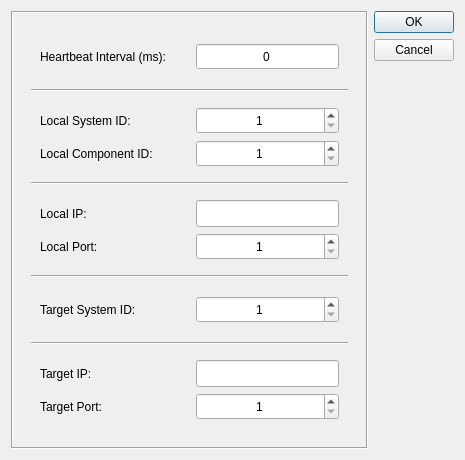
<?xml version="1.0" encoding="UTF-8"?>
<ui version="4.0">
 <class>CommsOptionsMavsdkDialog</class>
 <widget class="QDialog" name="CommsOptionsMavsdkDialog">
  <property name="geometry">
   <rect>
    <x>0</x>
    <y>0</y>
    <width>465</width>
    <height>460</height>
   </rect>
  </property>
  <property name="minimumSize">
   <size>
    <width>465</width>
    <height>460</height>
   </size>
  </property>
  <property name="maximumSize">
   <size>
    <width>465</width>
    <height>460</height>
   </size>
  </property>
  <property name="windowTitle">
   <string>Robotic System Communication Options</string>
  </property>
  <layout class="QHBoxLayout" name="horizontalLayout_9">
   <item>
    <layout class="QHBoxLayout" name="horizontalLayout_8">
     <item>
      <widget class="QFrame" name="frame">
       <property name="frameShape">
        <enum>QFrame::Box</enum>
       </property>
       <property name="frameShadow">
        <enum>QFrame::Sunken</enum>
       </property>
       <layout class="QVBoxLayout" name="verticalLayout_6">
        <item>
         <widget class="QWidget" name="widget_4" native="true">
          <property name="minimumSize">
           <size>
            <width>320</width>
            <height>320</height>
           </size>
          </property>
          <layout class="QVBoxLayout" name="verticalLayout_4">
           <item>
            <widget class="QWidget" name="temporizationWidget" native="true">
             <layout class="QHBoxLayout" name="horizontalLayout_10">
              <item>
               <widget class="QLabel" name="label_4">
                <property name="minimumSize">
                 <size>
                  <width>150</width>
                  <height>27</height>
                 </size>
                </property>
                <property name="maximumSize">
                 <size>
                  <width>160</width>
                  <height>27</height>
                 </size>
                </property>
                <property name="text">
                 <string>Heartbeat Interval (ms):</string>
                </property>
               </widget>
              </item>
              <item>
               <widget class="QSpinBox" name="heartbeatSB">
                <property name="sizePolicy">
                 <sizepolicy hsizetype="Expanding" vsizetype="Fixed">
                  <horstretch>0</horstretch>
                  <verstretch>0</verstretch>
                 </sizepolicy>
                </property>
                <property name="minimumSize">
                 <size>
                  <width>100</width>
                  <height>27</height>
                 </size>
                </property>
                <property name="maximumSize">
                 <size>
                  <width>16777215</width>
                  <height>27</height>
                 </size>
                </property>
                <property name="alignment">
                 <set>Qt::AlignCenter</set>
                </property>
                <property name="readOnly">
                 <bool>true</bool>
                </property>
                <property name="buttonSymbols">
                 <enum>QAbstractSpinBox::NoButtons</enum>
                </property>
                <property name="maximum">
                 <number>10000</number>
                </property>
               </widget>
              </item>
             </layout>
            </widget>
           </item>
           <item>
            <widget class="Line" name="line_4">
             <property name="orientation">
              <enum>Qt::Horizontal</enum>
             </property>
            </widget>
           </item>
           <item>
            <widget class="QWidget" name="localIdWidget" native="true">
             <layout class="QVBoxLayout" name="verticalLayout">
              <item>
               <layout class="QHBoxLayout" name="horizontalLayout_2">
                <item>
                 <widget class="QLabel" name="label_2">
                  <property name="minimumSize">
                   <size>
                    <width>150</width>
                    <height>27</height>
                   </size>
                  </property>
                  <property name="maximumSize">
                   <size>
                    <width>160</width>
                    <height>27</height>
                   </size>
                  </property>
                  <property name="text">
                   <string>Local System ID:</string>
                  </property>
                 </widget>
                </item>
                <item>
                 <widget class="QSpinBox" name="localSystemIdSB">
                  <property name="sizePolicy">
                   <sizepolicy hsizetype="Expanding" vsizetype="Fixed">
                    <horstretch>0</horstretch>
                    <verstretch>0</verstretch>
                   </sizepolicy>
                  </property>
                  <property name="minimumSize">
                   <size>
                    <width>100</width>
                    <height>27</height>
                   </size>
                  </property>
                  <property name="maximumSize">
                   <size>
                    <width>16777215</width>
                    <height>27</height>
                   </size>
                  </property>
                  <property name="alignment">
                   <set>Qt::AlignCenter</set>
                  </property>
                  <property name="minimum">
                   <number>1</number>
                  </property>
                  <property name="maximum">
                   <number>10000</number>
                  </property>
                  <property name="value">
                   <number>1</number>
                  </property>
                 </widget>
                </item>
               </layout>
              </item>
              <item>
               <layout class="QHBoxLayout" name="horizontalLayout_3">
                <item>
                 <widget class="QLabel" name="label_3">
                  <property name="minimumSize">
                   <size>
                    <width>150</width>
                    <height>27</height>
                   </size>
                  </property>
                  <property name="maximumSize">
                   <size>
                    <width>160</width>
                    <height>27</height>
                   </size>
                  </property>
                  <property name="text">
                   <string>Local Component ID:</string>
                  </property>
                 </widget>
                </item>
                <item>
                 <widget class="QSpinBox" name="localComponentIdSB">
                  <property name="sizePolicy">
                   <sizepolicy hsizetype="Expanding" vsizetype="Fixed">
                    <horstretch>0</horstretch>
                    <verstretch>0</verstretch>
                   </sizepolicy>
                  </property>
                  <property name="minimumSize">
                   <size>
                    <width>100</width>
                    <height>27</height>
                   </size>
                  </property>
                  <property name="maximumSize">
                   <size>
                    <width>16777215</width>
                    <height>27</height>
                   </size>
                  </property>
                  <property name="alignment">
                   <set>Qt::AlignCenter</set>
                  </property>
                  <property name="minimum">
                   <number>1</number>
                  </property>
                  <property name="maximum">
                   <number>10000</number>
                  </property>
                  <property name="value">
                   <number>1</number>
                  </property>
                 </widget>
                </item>
               </layout>
              </item>
             </layout>
            </widget>
           </item>
           <item>
            <widget class="Line" name="line">
             <property name="orientation">
              <enum>Qt::Horizontal</enum>
             </property>
            </widget>
           </item>
           <item>
            <widget class="QWidget" name="localConfigWidget" native="true">
             <layout class="QVBoxLayout" name="verticalLayout_2">
              <item>
               <layout class="QHBoxLayout" name="horizontalLayout_4">
                <item>
                 <widget class="QLabel" name="label_5">
                  <property name="minimumSize">
                   <size>
                    <width>150</width>
                    <height>27</height>
                   </size>
                  </property>
                  <property name="maximumSize">
                   <size>
                    <width>160</width>
                    <height>27</height>
                   </size>
                  </property>
                  <property name="text">
                   <string>Local IP:</string>
                  </property>
                 </widget>
                </item>
                <item>
                 <widget class="QLineEdit" name="localIpLE">
                  <property name="minimumSize">
                   <size>
                    <width>100</width>
                    <height>27</height>
                   </size>
                  </property>
                  <property name="maximumSize">
                   <size>
                    <width>16777215</width>
                    <height>27</height>
                   </size>
                  </property>
                  <property name="text">
                   <string/>
                  </property>
                  <property name="alignment">
                   <set>Qt::AlignCenter</set>
                  </property>
                 </widget>
                </item>
               </layout>
              </item>
              <item>
               <layout class="QHBoxLayout" name="horizontalLayout_5">
                <item>
                 <widget class="QLabel" name="label_6">
                  <property name="minimumSize">
                   <size>
                    <width>150</width>
                    <height>27</height>
                   </size>
                  </property>
                  <property name="maximumSize">
                   <size>
                    <width>160</width>
                    <height>27</height>
                   </size>
                  </property>
                  <property name="text">
                   <string>Local Port:</string>
                  </property>
                 </widget>
                </item>
                <item>
                 <widget class="QSpinBox" name="localPortSB">
                  <property name="sizePolicy">
                   <sizepolicy hsizetype="Expanding" vsizetype="Fixed">
                    <horstretch>0</horstretch>
                    <verstretch>0</verstretch>
                   </sizepolicy>
                  </property>
                  <property name="minimumSize">
                   <size>
                    <width>100</width>
                    <height>27</height>
                   </size>
                  </property>
                  <property name="maximumSize">
                   <size>
                    <width>16777215</width>
                    <height>27</height>
                   </size>
                  </property>
                  <property name="alignment">
                   <set>Qt::AlignCenter</set>
                  </property>
                  <property name="minimum">
                   <number>1</number>
                  </property>
                  <property name="maximum">
                   <number>100000</number>
                  </property>
                  <property name="value">
                   <number>1</number>
                  </property>
                 </widget>
                </item>
               </layout>
              </item>
             </layout>
            </widget>
           </item>
           <item>
            <widget class="Line" name="line_3">
             <property name="orientation">
              <enum>Qt::Horizontal</enum>
             </property>
            </widget>
           </item>
           <item>
            <widget class="QWidget" name="targetSystemIdWidget" native="true">
             <layout class="QVBoxLayout" name="verticalLayout_5">
              <item>
               <layout class="QHBoxLayout" name="horizontalLayout_7">
                <item>
                 <widget class="QLabel" name="label">
                  <property name="minimumSize">
                   <size>
                    <width>150</width>
                    <height>27</height>
                   </size>
                  </property>
                  <property name="maximumSize">
                   <size>
                    <width>160</width>
                    <height>27</height>
                   </size>
                  </property>
                  <property name="text">
                   <string>Target System ID:</string>
                  </property>
                 </widget>
                </item>
                <item>
                 <widget class="QSpinBox" name="targetSystemIdSB">
                  <property name="sizePolicy">
                   <sizepolicy hsizetype="Expanding" vsizetype="Fixed">
                    <horstretch>0</horstretch>
                    <verstretch>0</verstretch>
                   </sizepolicy>
                  </property>
                  <property name="minimumSize">
                   <size>
                    <width>100</width>
                    <height>27</height>
                   </size>
                  </property>
                  <property name="maximumSize">
                   <size>
                    <width>16777215</width>
                    <height>27</height>
                   </size>
                  </property>
                  <property name="alignment">
                   <set>Qt::AlignCenter</set>
                  </property>
                  <property name="minimum">
                   <number>1</number>
                  </property>
                  <property name="maximum">
                   <number>10000</number>
                  </property>
                  <property name="value">
                   <number>1</number>
                  </property>
                 </widget>
                </item>
               </layout>
              </item>
             </layout>
            </widget>
           </item>
           <item>
            <widget class="Line" name="line_2">
             <property name="orientation">
              <enum>Qt::Horizontal</enum>
             </property>
            </widget>
           </item>
           <item>
            <widget class="QWidget" name="targetConfigWidget" native="true">
             <layout class="QVBoxLayout" name="verticalLayout_3">
              <item>
               <layout class="QHBoxLayout" name="horizontalLayout_6">
                <item>
                 <widget class="QLabel" name="label_10">
                  <property name="minimumSize">
                   <size>
                    <width>150</width>
                    <height>27</height>
                   </size>
                  </property>
                  <property name="maximumSize">
                   <size>
                    <width>160</width>
                    <height>27</height>
                   </size>
                  </property>
                  <property name="text">
                   <string>Target IP:</string>
                  </property>
                 </widget>
                </item>
                <item>
                 <widget class="QLineEdit" name="targetIpLE">
                  <property name="minimumSize">
                   <size>
                    <width>100</width>
                    <height>27</height>
                   </size>
                  </property>
                  <property name="maximumSize">
                   <size>
                    <width>16777215</width>
                    <height>27</height>
                   </size>
                  </property>
                  <property name="text">
                   <string/>
                  </property>
                  <property name="alignment">
                   <set>Qt::AlignCenter</set>
                  </property>
                 </widget>
                </item>
               </layout>
              </item>
              <item>
               <layout class="QHBoxLayout" name="horizontalLayout">
                <item>
                 <widget class="QLabel" name="label_12">
                  <property name="minimumSize">
                   <size>
                    <width>150</width>
                    <height>27</height>
                   </size>
                  </property>
                  <property name="maximumSize">
                   <size>
                    <width>160</width>
                    <height>27</height>
                   </size>
                  </property>
                  <property name="text">
                   <string>Target Port:</string>
                  </property>
                 </widget>
                </item>
                <item>
                 <widget class="QSpinBox" name="targetPortSB">
                  <property name="sizePolicy">
                   <sizepolicy hsizetype="Expanding" vsizetype="Fixed">
                    <horstretch>0</horstretch>
                    <verstretch>0</verstretch>
                   </sizepolicy>
                  </property>
                  <property name="minimumSize">
                   <size>
                    <width>100</width>
                    <height>27</height>
                   </size>
                  </property>
                  <property name="maximumSize">
                   <size>
                    <width>16777215</width>
                    <height>27</height>
                   </size>
                  </property>
                  <property name="alignment">
                   <set>Qt::AlignCenter</set>
                  </property>
                  <property name="minimum">
                   <number>1</number>
                  </property>
                  <property name="maximum">
                   <number>100000</number>
                  </property>
                  <property name="value">
                   <number>1</number>
                  </property>
                 </widget>
                </item>
               </layout>
              </item>
             </layout>
            </widget>
           </item>
          </layout>
         </widget>
        </item>
       </layout>
      </widget>
     </item>
     <item>
      <widget class="QDialogButtonBox" name="buttonBox">
       <property name="orientation">
        <enum>Qt::Vertical</enum>
       </property>
       <property name="standardButtons">
        <set>QDialogButtonBox::Cancel|QDialogButtonBox::Ok</set>
       </property>
      </widget>
     </item>
    </layout>
   </item>
  </layout>
 </widget>
 <resources/>
 <connections>
  <connection>
   <sender>buttonBox</sender>
   <signal>accepted()</signal>
   <receiver>CommsOptionsMavsdkDialog</receiver>
   <slot>accept()</slot>
   <hints>
    <hint type="sourcelabel">
     <x>444</x>
     <y>58</y>
    </hint>
    <hint type="destinationlabel">
     <x>184</x>
     <y>49</y>
    </hint>
   </hints>
  </connection>
  <connection>
   <sender>buttonBox</sender>
   <signal>rejected()</signal>
   <receiver>CommsOptionsMavsdkDialog</receiver>
   <slot>reject()</slot>
   <hints>
    <hint type="sourcelabel">
     <x>444</x>
     <y>58</y>
    </hint>
    <hint type="destinationlabel">
     <x>184</x>
     <y>49</y>
    </hint>
   </hints>
  </connection>
 </connections>
</ui>
